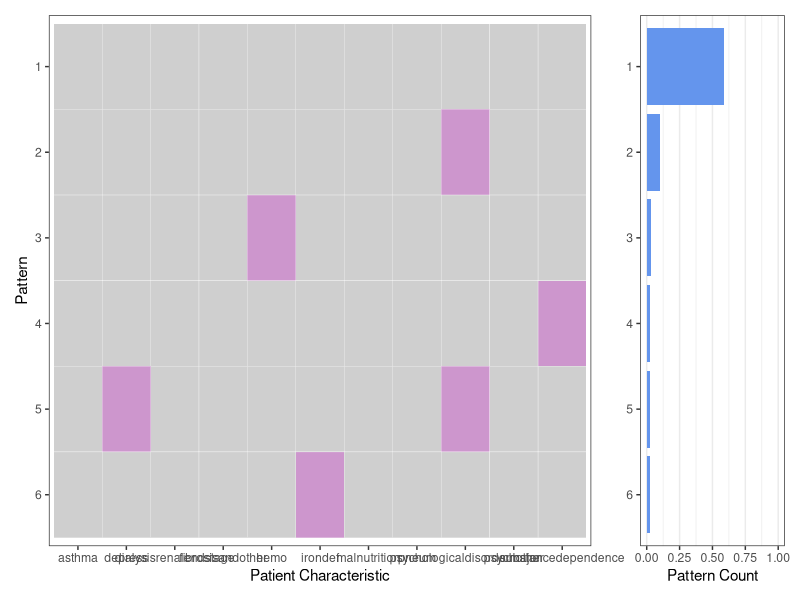
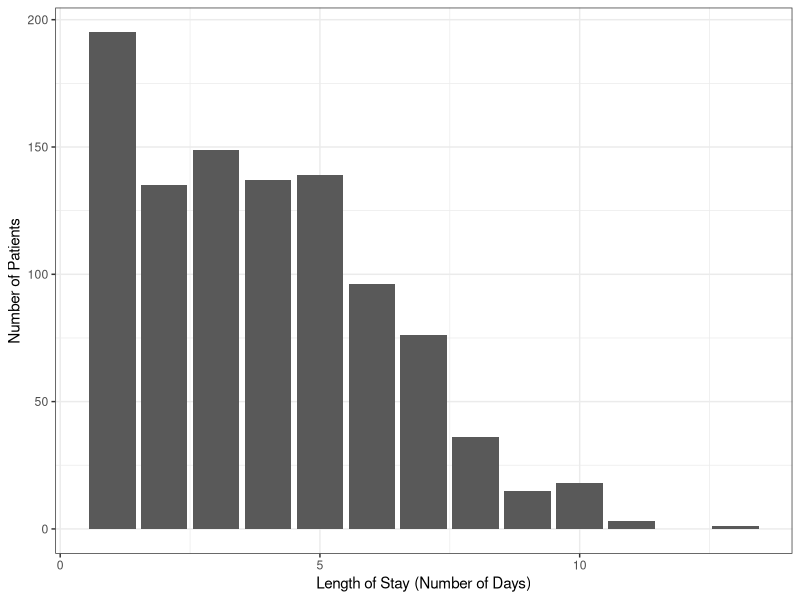
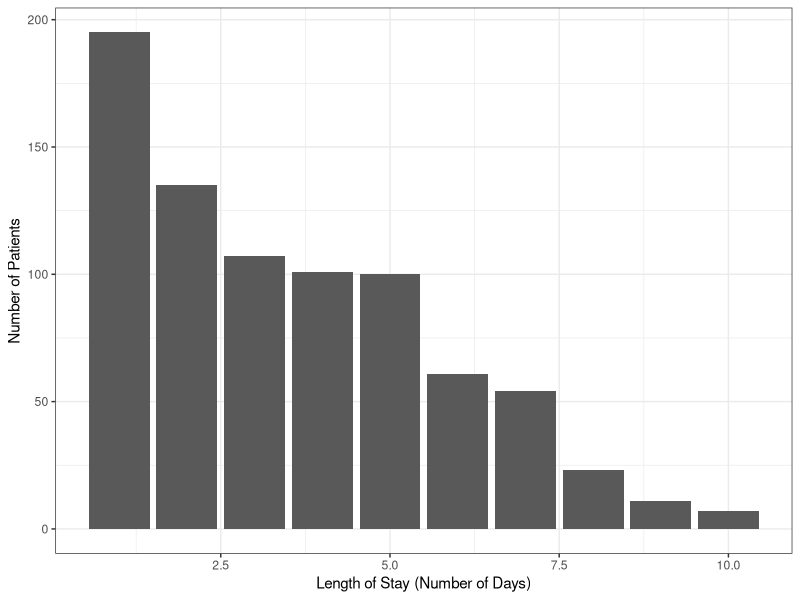
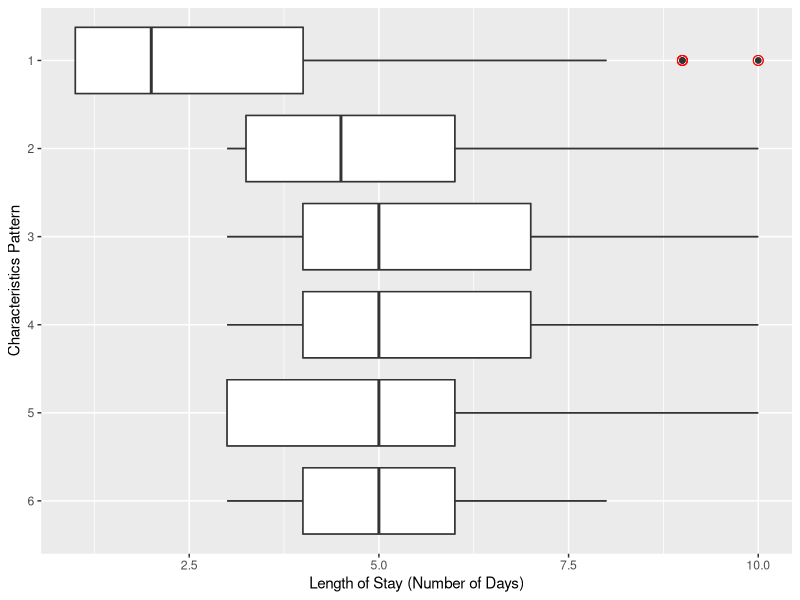
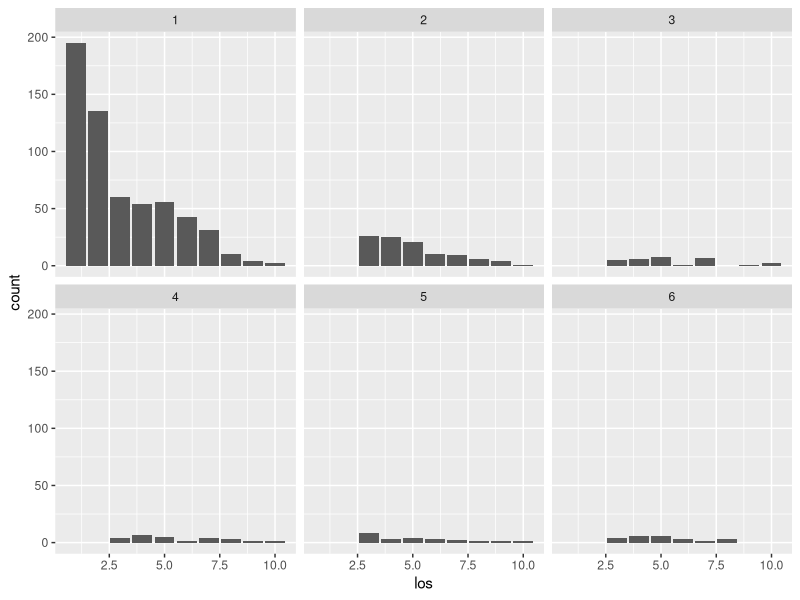
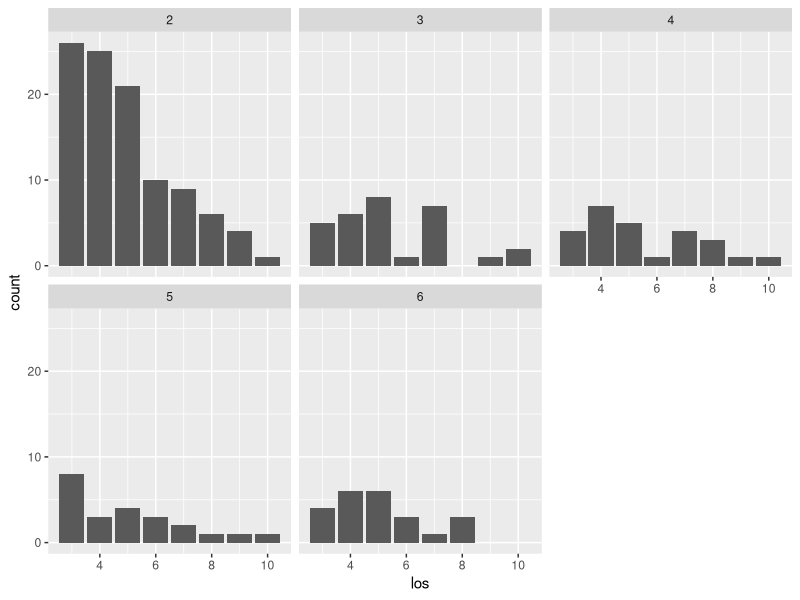
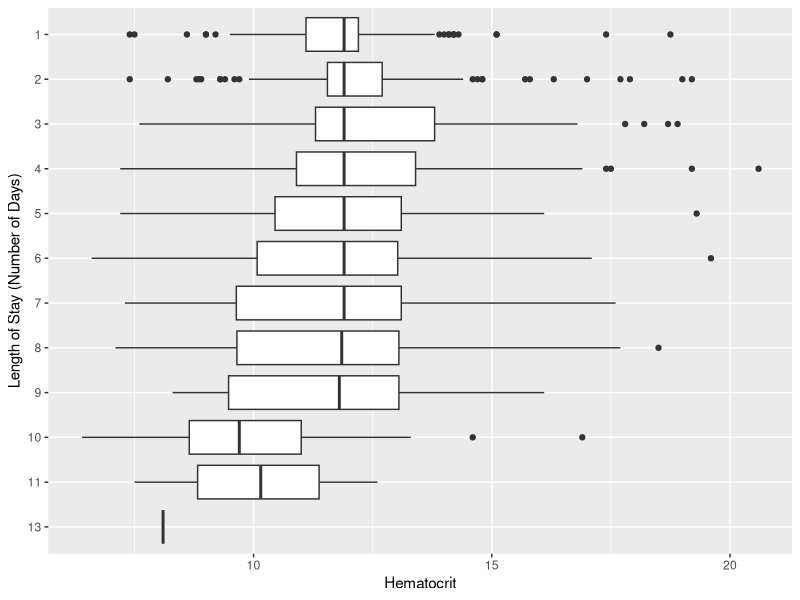
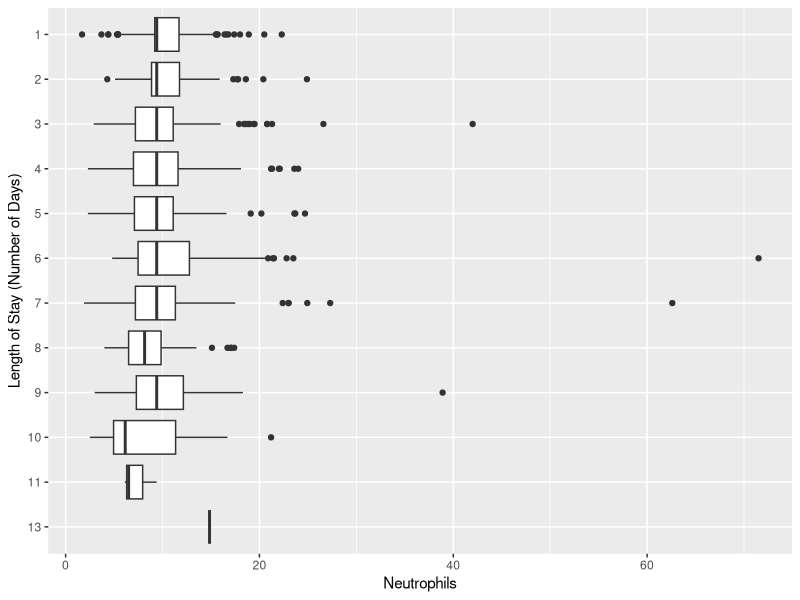

These figures' R source, in order:
## ---- chunk 1
knitr::opts_chunk$set(echo = TRUE)
## ---- chunk 2
library(tidyverse)
library(patchwork)
## ---- chunk 3
df <- read.csv("LengthOfStay_Prod.csv")

df$dialysisrenalendstage <- as.character(df$dialysisrenalendstage)
df$asthma <- as.character(df$asthma)
df$irondef <- as.character(df$irondef)
df$pneum <- as.character(df$pneum)
df$substancedependence <- as.character(df$substancedependence)
df$psychologicaldisordermajor <- as.character(df$psychologicaldisordermajor)
df$depress <- as.character(df$depress)
df$psychother <- as.character(df$psychother)
df$fibrosisandother <- as.character(df$fibrosisandother)
df$malnutrition <- as.character(df$malnutrition)
df$hemo <- as.character(df$hemo)

df$vdate <- as.Date(df$vdate, format="%m/%d/%y")
df$discharged <- as.Date(df$discharged, format="%m/%d/%y")
df$los <- as.numeric(df$discharged - df$vdate)
df$los_char <- as.character(df$los)
## ---- chunk 4
characteristics <- df %>% select(dialysisrenalendstage, asthma, irondef,
                                 pneum, substancedependence, psychologicaldisordermajor,
                                 depress, psychother, fibrosisandother, malnutrition,
                                 hemo)
## ---- chunk 5
patterns <- characteristics %>%
  group_by_all() %>%
  count(name="count", sort=TRUE) %>%
  ungroup %>%
  rownames_to_column("id")

top_patterns <- patterns[1:6,]

top_patterns$percentage <- top_patterns$count / nrow(characteristics)

tidy_patt <- top_patterns %>%
  pivot_longer(!c(id, count, percentage),
               names_to = "characteristic",
               values_to = "yn")
## ---- chunk 6
p1 <- ggplot(tidy_patt, aes(x=characteristic, y=fct_rev(id), fill=yn)) +
  geom_tile(color="white") +
  scale_fill_manual(values=c("gray81", "plum3")) +
  xlab("Patient Characteristic") +
  ylab("Pattern") +
  theme_bw() +
  theme(legend.position = "none") +
  theme(panel.grid.major.x = element_blank(),
        panel.grid.major.y = element_blank())

p2 <- ggplot(top_patterns, aes(x=percentage, y=fct_rev(id))) +
  geom_col(fill = 'cornflowerblue') +
  xlab('Pattern Count')+
  ylab('') +
  xlim(0, 1) +
  theme_bw() +
  theme(legend.position = "none") +
  theme(panel.grid.major.y = element_blank(),
        panel.grid.minor.y = element_blank())

p1 + p2 +
  plot_layout(widths=(c(3,0.8)))
## ---- chunk 7
# need to filter df for the above 6 patterns

# pattern 1: every characteristic == 0
pat1 <- df %>% filter(dialysisrenalendstage==as.integer(top_patterns[1,2]),
                      asthma==as.integer(top_patterns[1,3]),
                      irondef==as.integer(top_patterns[1,4]),
                      pneum==as.integer(top_patterns[1,5]),
                      substancedependence==as.integer(top_patterns[1,6]),
                      psychologicaldisordermajor==as.integer(top_patterns[1,7]),
                      depress==as.integer(top_patterns[1,8]),
                      psychother==as.integer(top_patterns[1,9]),
                      fibrosisandother==as.integer(top_patterns[1,10]),
                      malnutrition==as.integer(top_patterns[1,11]),
                      hemo==as.integer(top_patterns[1,12])) %>%
  add_column("pattern" = 1)

# pattern 2
pat2 <- df %>% filter(dialysisrenalendstage==as.integer(top_patterns[2,2]),
                      asthma==as.integer(top_patterns[2,3]),
                      irondef==as.integer(top_patterns[2,4]),
                      pneum==as.integer(top_patterns[2,5]),
                      substancedependence==as.integer(top_patterns[2,6]),
                      psychologicaldisordermajor==as.integer(top_patterns[2,7]),
                      depress==as.integer(top_patterns[2,8]),
                      psychother==as.integer(top_patterns[2,9]),
                      fibrosisandother==as.integer(top_patterns[2,10]),
                      malnutrition==as.integer(top_patterns[2,11]),
                      hemo==as.integer(top_patterns[2,12])) %>%
  add_column("pattern" = 2)

# pattern 3
pat3 <- df %>% filter(dialysisrenalendstage==as.integer(top_patterns[3,2]),
                      asthma==as.integer(top_patterns[3,3]),
                      irondef==as.integer(top_patterns[3,4]),
                      pneum==as.integer(top_patterns[3,5]),
                      substancedependence==as.integer(top_patterns[3,6]),
                      psychologicaldisordermajor==as.integer(top_patterns[3,7]),
                      depress==as.integer(top_patterns[3,8]),
                      psychother==as.integer(top_patterns[3,9]),
                      fibrosisandother==as.integer(top_patterns[3,10]),
                      malnutrition==as.integer(top_patterns[3,11]),
                      hemo==as.integer(top_patterns[3,12])) %>%
  add_column("pattern" = 3)

# pattern 4
pat4 <- df %>% filter(dialysisrenalendstage==as.integer(top_patterns[4,2]),
                      asthma==as.integer(top_patterns[4,3]),
                      irondef==as.integer(top_patterns[4,4]),
                      pneum==as.integer(top_patterns[4,5]),
                      substancedependence==as.integer(top_patterns[4,6]),
                      psychologicaldisordermajor==as.integer(top_patterns[4,7]),
                      depress==as.integer(top_patterns[4,8]),
                      psychother==as.integer(top_patterns[4,9]),
                      fibrosisandother==as.integer(top_patterns[4,10]),
                      malnutrition==as.integer(top_patterns[4,11]),
                      hemo==as.integer(top_patterns[4,12])) %>%
  add_column("pattern" = 4)

# pattern 5
pat5 <- df %>% filter(dialysisrenalendstage==as.integer(top_patterns[5,2]),
                      asthma==as.integer(top_patterns[5,3]),
                      irondef==as.integer(top_patterns[5,4]),
                      pneum==as.integer(top_patterns[5,5]),
                      substancedependence==as.integer(top_patterns[5,6]),
                      psychologicaldisordermajor==as.integer(top_patterns[5,7]),
                      depress==as.integer(top_patterns[5,8]),
                      psychother==as.integer(top_patterns[5,9]),
                      fibrosisandother==as.integer(top_patterns[5,10]),
                      malnutrition==as.integer(top_patterns[5,11]),
                      hemo==as.integer(top_patterns[5,12])) %>%
  add_column("pattern" = 5)

# pattern 6
pat6 <- df %>% filter(dialysisrenalendstage==as.integer(top_patterns[6,2]),
                      asthma==as.integer(top_patterns[6,3]),
                      irondef==as.integer(top_patterns[6,4]),
                      pneum==as.integer(top_patterns[6,5]),
                      substancedependence==as.integer(top_patterns[6,6]),
                      psychologicaldisordermajor==as.integer(top_patterns[6,7]),
                      depress==as.integer(top_patterns[6,8]),
                      psychother==as.integer(top_patterns[6,9]),
                      fibrosisandother==as.integer(top_patterns[6,10]),
                      malnutrition==as.integer(top_patterns[6,11]),
                      hemo==as.integer(top_patterns[6,12])) %>%
  add_column("pattern" = 6)

df2 <- rbind(pat1, pat2, pat3, pat4, pat5, pat6)

df2$pattern <- as.character(df2$pattern)
## ---- chunk 8
ggplot(df, aes(x=los)) +
  geom_bar() +
  xlab("Length of Stay (Number of Days)") +
  ylab("Number of Patients") +
  theme_bw()
## ---- chunk 9
ggplot(df2, aes(x=los)) +
  geom_bar() +
  xlab("Length of Stay (Number of Days)") +
  ylab("Number of Patients") +
  theme_bw()
## ---- chunk 10
ggplot(df2, aes(x=los, y=fct_rev(pattern))) +
  geom_boxplot() +
  geom_boxplot(outlier.color = "red", outlier.shape = 1, outlier.size = 3) +
  labs(x="Length of Stay (Number of Days)", y="Characteristics Pattern")
## ---- chunk 11
ggplot(df2, aes(x = los)) +
  geom_bar() +
  facet_wrap(~pattern)
## ---- chunk 12
df2 %>% filter(pattern != "1") %>%
  ggplot(aes(x = los)) +
  geom_bar() +
  facet_wrap(~pattern)
## ---- chunk 13
ggplot(df, aes(x=hematocrit, y=fct_reorder(los_char, los, .desc=TRUE))) +
  geom_boxplot() +
  labs(x="Hematocrit", y="Length of Stay (Number of Days)")
## ---- chunk 14
ggplot(df, aes(x=neutrophils, y=fct_reorder(los_char, los, .desc=TRUE))) +
  geom_boxplot() +
  labs(x="Neutrophils", y="Length of Stay (Number of Days)")
## ---- chunk 15
ggplot(df, aes(x=sodium, y=fct_reorder(los_char, los, .desc=TRUE))) +
  geom_boxplot() +
  labs(x="Sodium", y="Length of Stay (Number of Days)")
## ---- chunk 16
ggplot(df, aes(x=glucose, y=fct_reorder(los_char, los, .desc=TRUE))) +
  geom_boxplot() +
  labs(x="Glucose", y="Length of Stay (Number of Days)")
## ---- chunk 17
ggplot(df, aes(x=bloodureanitro, y=fct_reorder(los_char, los, .desc=TRUE))) +
  geom_boxplot() +
  labs(x="BloodUreaNitro", y="Length of Stay (Number of Days)")
## ---- chunk 18
ggplot(df, aes(x=creatinine, y=fct_reorder(los_char, los, .desc=TRUE))) +
  geom_boxplot() +
  labs(x="SCreatinine", y="Length of Stay (Number of Days)")
## ---- chunk 19
ggplot(df, aes(x=bmi, y=fct_reorder(los_char, los, .desc=TRUE))) +
  geom_boxplot() +
  labs(x="BMI", y="Length of Stay (Number of Days)")
## ---- chunk 20
ggplot(df, aes(x=pulse, y=fct_reorder(los_char, los, .desc=TRUE))) +
  geom_boxplot() +
  labs(x="Pulse", y="Length of Stay (Number of Days)")
## ---- chunk 21
ggplot(df, aes(x=respiration, y=fct_reorder(los_char, los, .desc=TRUE))) +
  geom_boxplot() +
  labs(x="Respiration", y="Length of Stay (Number of Days)")
## ---- chunk 22
library(GGally)
## ---- chunk 23
pc1 <- df2 %>% filter(pattern=="1") %>%
  ggparcoord(columns=16:24, scale="uniminmax", alphaLines=0.1)

pc2 <- df2 %>% filter(pattern=="2") %>%
  ggparcoord(columns=16:24, scale="uniminmax", alphaLines=0.1)

pc3 <- df2 %>% filter(pattern=="3") %>%
  ggparcoord(columns=16:24, scale="uniminmax", alphaLines=0.1)

pc4 <- df2 %>% filter(pattern=="4") %>%
  ggparcoord(columns=16:24, scale="uniminmax", alphaLines=0.1)

pc5 <- df2 %>% filter(pattern=="5") %>%
  ggparcoord(columns=16:24, scale="uniminmax", alphaLines=0.1)

pc6 <- df2 %>% filter(pattern=="6") %>%
  ggparcoord(columns=16:24, scale="uniminmax", alphaLines=0.1)

pc1 + pc2 + pc3 +
  pc4 + pc5 + pc6 +
  plot_layout(ncol=1)
